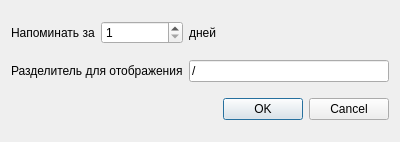
<?xml version="1.0" encoding="UTF-8"?>
<ui version="4.0">
 <class>SettingsWindow</class>
 <widget class="QDialog" name="SettingsWindow">
  <property name="geometry">
   <rect>
    <x>0</x>
    <y>0</y>
    <width>400</width>
    <height>142</height>
   </rect>
  </property>
  <property name="windowTitle">
   <string>Прочие настройки</string>
  </property>
  <layout class="QGridLayout" name="gridLayout">
   <item row="0" column="2">
    <widget class="QSpinBox" name="spinBox">
     <property name="minimum">
      <number>1</number>
     </property>
     <property name="maximum">
      <number>364</number>
     </property>
    </widget>
   </item>
   <item row="0" column="1">
    <widget class="QLabel" name="label">
     <property name="text">
      <string>Напоминать за</string>
     </property>
    </widget>
   </item>
   <item row="0" column="3">
    <widget class="QLabel" name="label_2">
     <property name="text">
      <string>дней                                    </string>
     </property>
    </widget>
   </item>
   <item row="2" column="3">
    <widget class="QDialogButtonBox" name="buttonBox">
     <property name="orientation">
      <enum>Qt::Horizontal</enum>
     </property>
     <property name="standardButtons">
      <set>QDialogButtonBox::Cancel|QDialogButtonBox::Ok</set>
     </property>
    </widget>
   </item>
   <item row="1" column="1" colspan="2">
    <widget class="QLabel" name="label_3">
     <property name="text">
      <string>Разделитель для отображения</string>
     </property>
    </widget>
   </item>
   <item row="1" column="3">
    <widget class="QLineEdit" name="lineEdit">
     <property name="text">
      <string>/</string>
     </property>
     <property name="maxLength">
      <number>1</number>
     </property>
    </widget>
   </item>
  </layout>
 </widget>
 <resources/>
 <connections>
  <connection>
   <sender>buttonBox</sender>
   <signal>accepted()</signal>
   <receiver>SettingsWindow</receiver>
   <slot>accept()</slot>
   <hints>
    <hint type="sourcelabel">
     <x>248</x>
     <y>254</y>
    </hint>
    <hint type="destinationlabel">
     <x>157</x>
     <y>274</y>
    </hint>
   </hints>
  </connection>
  <connection>
   <sender>buttonBox</sender>
   <signal>rejected()</signal>
   <receiver>SettingsWindow</receiver>
   <slot>reject()</slot>
   <hints>
    <hint type="sourcelabel">
     <x>316</x>
     <y>260</y>
    </hint>
    <hint type="destinationlabel">
     <x>286</x>
     <y>274</y>
    </hint>
   </hints>
  </connection>
 </connections>
</ui>
